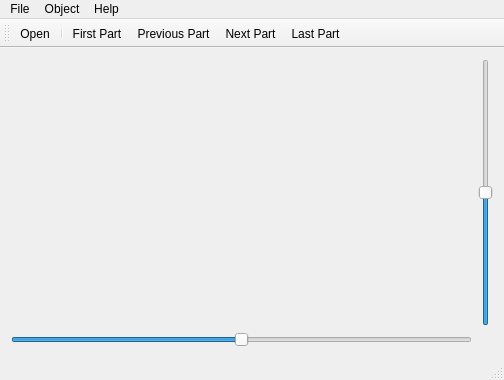
<?xml version="1.0" encoding="UTF-8"?>
<ui version="4.0">
 <class>MainWindow</class>
 <widget class="QMainWindow" name="MainWindow">
  <property name="geometry">
   <rect>
    <x>0</x>
    <y>0</y>
    <width>504</width>
    <height>380</height>
   </rect>
  </property>
  <property name="windowTitle">
   <string>MainWindow</string>
  </property>
  <widget class="QWidget" name="centralWidget">
   <layout class="QGridLayout" name="gridLayout">
    <item row="0" column="0">
     <widget class="QWidget" name="center" native="true">
      <layout class="QFormLayout" name="formLayout">
       <property name="fieldGrowthPolicy">
        <enum>QFormLayout::AllNonFixedFieldsGrow</enum>
       </property>
      </layout>
     </widget>
    </item>
    <item row="1" column="0">
     <widget class="QSlider" name="horizontalSlider">
      <property name="minimum">
       <number>-180</number>
      </property>
      <property name="maximum">
       <number>180</number>
      </property>
      <property name="orientation">
       <enum>Qt::Horizontal</enum>
      </property>
     </widget>
    </item>
    <item row="0" column="1">
     <widget class="QSlider" name="verticalSlider">
      <property name="minimum">
       <number>-180</number>
      </property>
      <property name="maximum">
       <number>180</number>
      </property>
      <property name="orientation">
       <enum>Qt::Vertical</enum>
      </property>
     </widget>
    </item>
   </layout>
  </widget>
  <widget class="QMenuBar" name="menuBar">
   <property name="geometry">
    <rect>
     <x>0</x>
     <y>0</y>
     <width>504</width>
     <height>23</height>
    </rect>
   </property>
   <widget class="QMenu" name="menuFile">
    <property name="title">
     <string>File</string>
    </property>
    <addaction name="actionOpen"/>
    <addaction name="separator"/>
    <addaction name="actionExportObj"/>
    <addaction name="actionExportBmp"/>
    <addaction name="separator"/>
    <addaction name="actionQuit"/>
   </widget>
   <widget class="QMenu" name="menuObject">
    <property name="title">
     <string>Object</string>
    </property>
    <addaction name="actionNextPart"/>
    <addaction name="actionPreviousPart"/>
    <addaction name="actionLastPart"/>
    <addaction name="actionFirstPart"/>
   </widget>
   <widget class="QMenu" name="menuHelp">
    <property name="title">
     <string>Help</string>
    </property>
    <addaction name="actionAbout"/>
   </widget>
   <addaction name="menuFile"/>
   <addaction name="menuObject"/>
   <addaction name="menuHelp"/>
  </widget>
  <widget class="QStatusBar" name="statusBar"/>
  <widget class="QToolBar" name="toolBar">
   <property name="windowTitle">
    <string>toolBar</string>
   </property>
   <attribute name="toolBarArea">
    <enum>TopToolBarArea</enum>
   </attribute>
   <attribute name="toolBarBreak">
    <bool>false</bool>
   </attribute>
   <addaction name="actionOpen"/>
   <addaction name="separator"/>
   <addaction name="actionFirstPart"/>
   <addaction name="actionPreviousPart"/>
   <addaction name="actionNextPart"/>
   <addaction name="actionLastPart"/>
  </widget>
  <action name="actionOpen">
   <property name="icon">
    <iconset resource="icons.qrc">
     <normaloff>:/icons/folder.png</normaloff>:/icons/folder.png</iconset>
   </property>
   <property name="text">
    <string>Open</string>
   </property>
  </action>
  <action name="actionQuit">
   <property name="icon">
    <iconset resource="icons.qrc">
     <normaloff>:/icons/door_open.png</normaloff>:/icons/door_open.png</iconset>
   </property>
   <property name="text">
    <string>Quit</string>
   </property>
  </action>
  <action name="actionPreviousPart">
   <property name="icon">
    <iconset resource="icons.qrc">
     <normaloff>:/icons/resultset_previous.png</normaloff>:/icons/resultset_previous.png</iconset>
   </property>
   <property name="text">
    <string>Previous Part</string>
   </property>
  </action>
  <action name="actionNextPart">
   <property name="icon">
    <iconset resource="icons.qrc">
     <normaloff>:/icons/resultset_next.png</normaloff>:/icons/resultset_next.png</iconset>
   </property>
   <property name="text">
    <string>Next Part</string>
   </property>
  </action>
  <action name="actionFirstPart">
   <property name="icon">
    <iconset resource="icons.qrc">
     <normaloff>:/icons/resultset_first.png</normaloff>:/icons/resultset_first.png</iconset>
   </property>
   <property name="text">
    <string>First Part</string>
   </property>
  </action>
  <action name="actionLastPart">
   <property name="icon">
    <iconset resource="icons.qrc">
     <normaloff>:/icons/resultset_last.png</normaloff>:/icons/resultset_last.png</iconset>
   </property>
   <property name="text">
    <string>Last Part</string>
   </property>
  </action>
  <action name="actionAbout">
   <property name="icon">
    <iconset resource="icons.qrc">
     <normaloff>:/icons/star.png</normaloff>:/icons/star.png</iconset>
   </property>
   <property name="text">
    <string>About</string>
   </property>
  </action>
  <action name="actionExportObj">
   <property name="text">
    <string>Export .obj</string>
   </property>
  </action>
  <action name="actionExportBmp">
   <property name="text">
    <string>Export .bmp</string>
   </property>
  </action>
 </widget>
 <layoutdefault spacing="6" margin="11"/>
 <resources>
  <include location="icons.qrc"/>
 </resources>
 <connections>
  <connection>
   <sender>actionQuit</sender>
   <signal>triggered()</signal>
   <receiver>MainWindow</receiver>
   <slot>close()</slot>
   <hints>
    <hint type="sourcelabel">
     <x>-1</x>
     <y>-1</y>
    </hint>
    <hint type="destinationlabel">
     <x>199</x>
     <y>149</y>
    </hint>
   </hints>
  </connection>
 </connections>
</ui>
